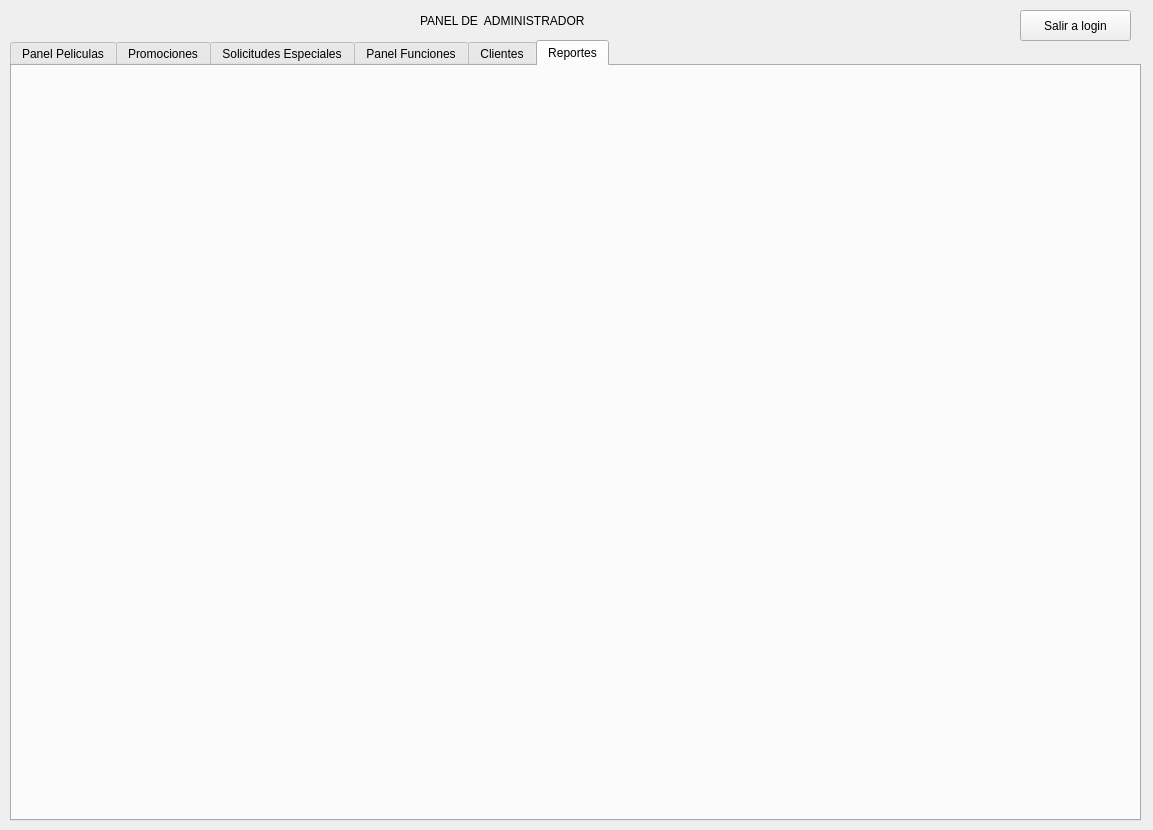
<?xml version="1.0" encoding="UTF-8"?>
<ui version="4.0">
 <class>Dialog</class>
 <widget class="QDialog" name="Dialog">
  <property name="geometry">
   <rect>
    <x>0</x>
    <y>0</y>
    <width>1153</width>
    <height>830</height>
   </rect>
  </property>
  <property name="windowTitle">
   <string>Dialog</string>
  </property>
  <widget class="QLabel" name="label">
   <property name="geometry">
    <rect>
     <x>420</x>
     <y>-10</y>
     <width>201</width>
     <height>61</height>
    </rect>
   </property>
   <property name="text">
    <string>PANEL DE  ADMINISTRADOR</string>
   </property>
  </widget>
  <widget class="QTabWidget" name="tabWidget">
   <property name="geometry">
    <rect>
     <x>10</x>
     <y>40</y>
     <width>1131</width>
     <height>781</height>
    </rect>
   </property>
   <property name="currentIndex">
    <number>5</number>
   </property>
   <widget class="QWidget" name="tab_1">
    <attribute name="title">
     <string>Panel Peliculas</string>
    </attribute>
    <widget class="QPushButton" name="botonEliminar">
     <property name="geometry">
      <rect>
       <x>190</x>
       <y>40</y>
       <width>141</width>
       <height>41</height>
      </rect>
     </property>
     <property name="text">
      <string>Eliminar</string>
     </property>
    </widget>
    <widget class="QTableWidget" name="tablaPeliculas">
     <property name="enabled">
      <bool>true</bool>
     </property>
     <property name="geometry">
      <rect>
       <x>30</x>
       <y>90</y>
       <width>1071</width>
       <height>401</height>
      </rect>
     </property>
     <property name="editTriggers">
      <set>QAbstractItemView::EditTrigger::NoEditTriggers</set>
     </property>
     <property name="dragDropOverwriteMode">
      <bool>true</bool>
     </property>
     <property name="supportedDragActions">
      <set>Qt::DropAction::CopyAction|Qt::DropAction::MoveAction</set>
     </property>
     <column>
      <property name="text">
       <string>Codigo</string>
      </property>
     </column>
     <column>
      <property name="text">
       <string>Titulo</string>
      </property>
     </column>
     <column>
      <property name="text">
       <string>Genero</string>
      </property>
     </column>
     <column>
      <property name="text">
       <string>Duracion</string>
      </property>
     </column>
     <column>
      <property name="text">
       <string>Clasificacion</string>
      </property>
     </column>
     <column>
      <property name="text">
       <string>Idioma</string>
      </property>
     </column>
     <column>
      <property name="text">
       <string>Fecha de estreno</string>
      </property>
     </column>
     <column>
      <property name="text">
       <string>Fecha fin de cartelera</string>
      </property>
     </column>
    </widget>
    <widget class="QPushButton" name="botonAgregar">
     <property name="geometry">
      <rect>
       <x>30</x>
       <y>40</y>
       <width>141</width>
       <height>41</height>
      </rect>
     </property>
     <property name="text">
      <string>Agregar Pelicula</string>
     </property>
    </widget>
    <widget class="QPushButton" name="botonCargarJSON">
     <property name="geometry">
      <rect>
       <x>960</x>
       <y>40</y>
       <width>141</width>
       <height>41</height>
      </rect>
     </property>
     <property name="text">
      <string>Cargar Peliculas</string>
     </property>
    </widget>
    <widget class="QListView" name="listaPeliculasPorSalirDeCartelera">
     <property name="geometry">
      <rect>
       <x>30</x>
       <y>560</y>
       <width>441</width>
       <height>151</height>
      </rect>
     </property>
    </widget>
    <widget class="QLabel" name="label_63">
     <property name="geometry">
      <rect>
       <x>40</x>
       <y>530</y>
       <width>221</width>
       <height>21</height>
      </rect>
     </property>
     <property name="text">
      <string>PELICULAS PROXIMAS A SALIR</string>
     </property>
    </widget>
    <widget class="QTextEdit" name="textoOrdenamientos">
     <property name="geometry">
      <rect>
       <x>650</x>
       <y>560</y>
       <width>451</width>
       <height>151</height>
      </rect>
     </property>
    </widget>
    <widget class="QPushButton" name="botonBSTInorder">
     <property name="geometry">
      <rect>
       <x>650</x>
       <y>530</y>
       <width>121</width>
       <height>21</height>
      </rect>
     </property>
     <property name="text">
      <string>Inorder</string>
     </property>
    </widget>
    <widget class="QPushButton" name="botonBSTPreorder">
     <property name="geometry">
      <rect>
       <x>820</x>
       <y>530</y>
       <width>121</width>
       <height>21</height>
      </rect>
     </property>
     <property name="text">
      <string>Preorder</string>
     </property>
    </widget>
    <widget class="QPushButton" name="botonBSTPostorder">
     <property name="geometry">
      <rect>
       <x>980</x>
       <y>530</y>
       <width>121</width>
       <height>21</height>
      </rect>
     </property>
     <property name="text">
      <string>Postorder</string>
     </property>
    </widget>
   </widget>
   <widget class="QWidget" name="tab_3">
    <attribute name="title">
     <string>Promociones</string>
    </attribute>
    <widget class="QPushButton" name="botonAgregarPromocion">
     <property name="geometry">
      <rect>
       <x>50</x>
       <y>70</y>
       <width>141</width>
       <height>41</height>
      </rect>
     </property>
     <property name="text">
      <string>Agreagar Promocion</string>
     </property>
    </widget>
    <widget class="QPushButton" name="botonAgregarBeneficio">
     <property name="geometry">
      <rect>
       <x>950</x>
       <y>70</y>
       <width>141</width>
       <height>41</height>
      </rect>
     </property>
     <property name="text">
      <string>Agreagar beneficio</string>
     </property>
    </widget>
    <widget class="QTreeWidget" name="treeWidgetPromociones">
     <property name="geometry">
      <rect>
       <x>30</x>
       <y>150</y>
       <width>1061</width>
       <height>531</height>
      </rect>
     </property>
     <column>
      <property name="text">
       <string>ARBOL DE PROMOCIONES Y BENEFICIOS</string>
      </property>
     </column>
    </widget>
   </widget>
   <widget class="QWidget" name="tab">
    <attribute name="title">
     <string>Solicitudes Especiales</string>
    </attribute>
    <widget class="QLabel" name="label_2">
     <property name="geometry">
      <rect>
       <x>360</x>
       <y>10</y>
       <width>311</width>
       <height>61</height>
      </rect>
     </property>
     <property name="font">
      <font>
       <pointsize>16</pointsize>
      </font>
     </property>
     <property name="text">
      <string>SOLICITUDES ESPECIALES</string>
     </property>
    </widget>
    <widget class="QTableWidget" name="tableWidget">
     <property name="geometry">
      <rect>
       <x>40</x>
       <y>130</y>
       <width>441</width>
       <height>521</height>
      </rect>
     </property>
     <row>
      <property name="text">
       <string>B</string>
      </property>
     </row>
     <column>
      <property name="text">
       <string>A</string>
      </property>
     </column>
    </widget>
    <widget class="QLineEdit" name="textoClienteSolicitud">
     <property name="geometry">
      <rect>
       <x>590</x>
       <y>160</y>
       <width>471</width>
       <height>31</height>
      </rect>
     </property>
    </widget>
    <widget class="QLabel" name="label_14">
     <property name="geometry">
      <rect>
       <x>590</x>
       <y>140</y>
       <width>121</width>
       <height>16</height>
      </rect>
     </property>
     <property name="text">
      <string>Nombre del Cliente</string>
     </property>
    </widget>
    <widget class="QPushButton" name="botonCrearSolicitud">
     <property name="geometry">
      <rect>
       <x>760</x>
       <y>460</y>
       <width>141</width>
       <height>41</height>
      </rect>
     </property>
     <property name="text">
      <string>Crear Solicitud</string>
     </property>
    </widget>
    <widget class="QLabel" name="label_16">
     <property name="geometry">
      <rect>
       <x>720</x>
       <y>70</y>
       <width>311</width>
       <height>61</height>
      </rect>
     </property>
     <property name="font">
      <font>
       <pointsize>14</pointsize>
      </font>
     </property>
     <property name="text">
      <string>CREAR SOLICITUD (Cliente)</string>
     </property>
    </widget>
    <widget class="QLineEdit" name="textoTelefonoSolicitud">
     <property name="geometry">
      <rect>
       <x>590</x>
       <y>220</y>
       <width>471</width>
       <height>31</height>
      </rect>
     </property>
     <property name="text">
      <string/>
     </property>
    </widget>
    <widget class="QLabel" name="label_17">
     <property name="geometry">
      <rect>
       <x>590</x>
       <y>200</y>
       <width>121</width>
       <height>16</height>
      </rect>
     </property>
     <property name="text">
      <string>Numero de Contacto</string>
     </property>
    </widget>
    <widget class="QLabel" name="label_18">
     <property name="geometry">
      <rect>
       <x>590</x>
       <y>260</y>
       <width>121</width>
       <height>16</height>
      </rect>
     </property>
     <property name="text">
      <string>Tipo de Solicitud</string>
     </property>
    </widget>
    <widget class="QComboBox" name="comboBoxTipoSolicitud">
     <property name="geometry">
      <rect>
       <x>590</x>
       <y>280</y>
       <width>471</width>
       <height>31</height>
      </rect>
     </property>
     <item>
      <property name="text">
       <string>Cumpleanios</string>
      </property>
     </item>
     <item>
      <property name="text">
       <string>Aniversario</string>
      </property>
     </item>
     <item>
      <property name="text">
       <string>Requerimiento especial</string>
      </property>
     </item>
     <item>
      <property name="text">
       <string>Queja</string>
      </property>
     </item>
     <item>
      <property name="text">
       <string>Sugerencia</string>
      </property>
     </item>
    </widget>
    <widget class="QLabel" name="label_19">
     <property name="geometry">
      <rect>
       <x>160</x>
       <y>50</y>
       <width>311</width>
       <height>61</height>
      </rect>
     </property>
     <property name="font">
      <font>
       <pointsize>14</pointsize>
      </font>
     </property>
     <property name="text">
      <string>SOLICITUDES</string>
     </property>
    </widget>
    <widget class="QLineEdit" name="textoDescripcionSolicitud">
     <property name="geometry">
      <rect>
       <x>590</x>
       <y>340</y>
       <width>471</width>
       <height>51</height>
      </rect>
     </property>
     <property name="text">
      <string/>
     </property>
    </widget>
    <widget class="QLabel" name="label_44">
     <property name="geometry">
      <rect>
       <x>590</x>
       <y>320</y>
       <width>121</width>
       <height>16</height>
      </rect>
     </property>
     <property name="text">
      <string>Descripcion</string>
     </property>
    </widget>
   </widget>
   <widget class="QWidget" name="tab_2">
    <attribute name="title">
     <string>Panel Funciones</string>
    </attribute>
    <widget class="QPushButton" name="botonCrearFuncion">
     <property name="geometry">
      <rect>
       <x>190</x>
       <y>510</y>
       <width>141</width>
       <height>41</height>
      </rect>
     </property>
     <property name="text">
      <string>Crear Funcion</string>
     </property>
    </widget>
    <widget class="QTableWidget" name="tablaFuncion">
     <property name="geometry">
      <rect>
       <x>570</x>
       <y>390</y>
       <width>511</width>
       <height>321</height>
      </rect>
     </property>
     <row>
      <property name="text">
       <string>B</string>
      </property>
     </row>
     <column>
      <property name="text">
       <string>A</string>
      </property>
     </column>
    </widget>
    <widget class="QLineEdit" name="textoFilas">
     <property name="geometry">
      <rect>
       <x>60</x>
       <y>190</y>
       <width>401</width>
       <height>31</height>
      </rect>
     </property>
    </widget>
    <widget class="QLabel" name="label_3">
     <property name="geometry">
      <rect>
       <x>60</x>
       <y>170</y>
       <width>49</width>
       <height>16</height>
      </rect>
     </property>
     <property name="text">
      <string>Filas</string>
     </property>
    </widget>
    <widget class="QLabel" name="label_4">
     <property name="geometry">
      <rect>
       <x>60</x>
       <y>230</y>
       <width>71</width>
       <height>16</height>
      </rect>
     </property>
     <property name="text">
      <string>Columnas</string>
     </property>
    </widget>
    <widget class="QLineEdit" name="textoColumnas">
     <property name="geometry">
      <rect>
       <x>60</x>
       <y>250</y>
       <width>401</width>
       <height>31</height>
      </rect>
     </property>
    </widget>
    <widget class="QLabel" name="label_10">
     <property name="geometry">
      <rect>
       <x>60</x>
       <y>430</y>
       <width>71</width>
       <height>16</height>
      </rect>
     </property>
     <property name="text">
      <string>Sala</string>
     </property>
    </widget>
    <widget class="QComboBox" name="comboBoxSala">
     <property name="geometry">
      <rect>
       <x>60</x>
       <y>450</y>
       <width>401</width>
       <height>41</height>
      </rect>
     </property>
     <item>
      <property name="text">
       <string>Sala 1</string>
      </property>
     </item>
     <item>
      <property name="text">
       <string>Sala 2</string>
      </property>
     </item>
     <item>
      <property name="text">
       <string>Sala 3</string>
      </property>
     </item>
     <item>
      <property name="text">
       <string>Sala 4</string>
      </property>
     </item>
     <item>
      <property name="text">
       <string>Sala 5</string>
      </property>
     </item>
     <item>
      <property name="text">
       <string>Sala 6</string>
      </property>
     </item>
     <item>
      <property name="text">
       <string>Sala 7</string>
      </property>
     </item>
     <item>
      <property name="text">
       <string>Sala 8</string>
      </property>
     </item>
     <item>
      <property name="text">
       <string>Sala 9</string>
      </property>
     </item>
     <item>
      <property name="text">
       <string>Sala 10</string>
      </property>
     </item>
    </widget>
    <widget class="QLineEdit" name="textoCodigoPelicula">
     <property name="geometry">
      <rect>
       <x>60</x>
       <y>320</y>
       <width>401</width>
       <height>31</height>
      </rect>
     </property>
     <property name="text">
      <string/>
     </property>
    </widget>
    <widget class="QLabel" name="label_5">
     <property name="geometry">
      <rect>
       <x>60</x>
       <y>300</y>
       <width>121</width>
       <height>16</height>
      </rect>
     </property>
     <property name="text">
      <string>Pelicula (Codigo)</string>
     </property>
    </widget>
    <widget class="QTimeEdit" name="tiempoHorarioFuncion">
     <property name="geometry">
      <rect>
       <x>60</x>
       <y>380</y>
       <width>401</width>
       <height>41</height>
      </rect>
     </property>
     <property name="displayFormat">
      <string>hh:mm AP</string>
     </property>
     <property name="timeSpec">
      <enum>Qt::TimeSpec::UTC</enum>
     </property>
    </widget>
    <widget class="QLabel" name="label_6">
     <property name="geometry">
      <rect>
       <x>60</x>
       <y>360</y>
       <width>121</width>
       <height>16</height>
      </rect>
     </property>
     <property name="text">
      <string>Horario</string>
     </property>
    </widget>
    <widget class="QTableWidget" name="tablaFunciones">
     <property name="geometry">
      <rect>
       <x>570</x>
       <y>40</y>
       <width>511</width>
       <height>291</height>
      </rect>
     </property>
     <column>
      <property name="text">
       <string>Codigo</string>
      </property>
     </column>
     <column>
      <property name="text">
       <string>Pelicula</string>
      </property>
     </column>
     <column>
      <property name="text">
       <string>Horario</string>
      </property>
     </column>
     <column>
      <property name="text">
       <string>Sala</string>
      </property>
     </column>
     <column>
      <property name="text">
       <string>Filas</string>
      </property>
     </column>
     <column>
      <property name="text">
       <string>Columnas</string>
      </property>
     </column>
    </widget>
    <widget class="QLabel" name="label_24">
     <property name="geometry">
      <rect>
       <x>180</x>
       <y>30</y>
       <width>221</width>
       <height>61</height>
      </rect>
     </property>
     <property name="font">
      <font>
       <pointsize>14</pointsize>
      </font>
     </property>
     <property name="text">
      <string>AGREGAR FUNCION</string>
     </property>
    </widget>
    <widget class="QLabel" name="label_25">
     <property name="geometry">
      <rect>
       <x>570</x>
       <y>0</y>
       <width>201</width>
       <height>41</height>
      </rect>
     </property>
     <property name="font">
      <font>
       <pointsize>12</pointsize>
      </font>
     </property>
     <property name="text">
      <string>Funciones Disponibles</string>
     </property>
    </widget>
    <widget class="QLabel" name="label_26">
     <property name="geometry">
      <rect>
       <x>570</x>
       <y>340</y>
       <width>171</width>
       <height>41</height>
      </rect>
     </property>
     <property name="font">
      <font>
       <pointsize>12</pointsize>
      </font>
     </property>
     <property name="text">
      <string>Visualizar Sala</string>
     </property>
    </widget>
    <widget class="QLineEdit" name="textCodigoFuncion">
     <property name="geometry">
      <rect>
       <x>60</x>
       <y>120</y>
       <width>401</width>
       <height>31</height>
      </rect>
     </property>
     <property name="text">
      <string/>
     </property>
    </widget>
    <widget class="QLabel" name="label_41">
     <property name="geometry">
      <rect>
       <x>60</x>
       <y>100</y>
       <width>131</width>
       <height>16</height>
      </rect>
     </property>
     <property name="text">
      <string>Codigo de la funcion</string>
     </property>
    </widget>
    <widget class="QPushButton" name="botonRecorridoAVLInorder">
     <property name="geometry">
      <rect>
       <x>50</x>
       <y>580</y>
       <width>91</width>
       <height>21</height>
      </rect>
     </property>
     <property name="text">
      <string>Inorder</string>
     </property>
    </widget>
    <widget class="QPushButton" name="botonRecorridoAVLPostorder">
     <property name="geometry">
      <rect>
       <x>380</x>
       <y>580</y>
       <width>91</width>
       <height>21</height>
      </rect>
     </property>
     <property name="text">
      <string> Postorder</string>
     </property>
    </widget>
    <widget class="QPushButton" name="botonRecorridoAVLPreorder">
     <property name="geometry">
      <rect>
       <x>210</x>
       <y>580</y>
       <width>111</width>
       <height>21</height>
      </rect>
     </property>
     <property name="text">
      <string> Preorder</string>
     </property>
    </widget>
    <widget class="QTextEdit" name="textoOrdenamientos_2">
     <property name="geometry">
      <rect>
       <x>50</x>
       <y>610</y>
       <width>421</width>
       <height>101</height>
      </rect>
     </property>
    </widget>
   </widget>
   <widget class="QWidget" name="tab_5">
    <attribute name="title">
     <string>Clientes</string>
    </attribute>
    <widget class="QLabel" name="label_42">
     <property name="geometry">
      <rect>
       <x>150</x>
       <y>30</y>
       <width>291</width>
       <height>61</height>
      </rect>
     </property>
     <property name="font">
      <font>
       <pointsize>14</pointsize>
      </font>
     </property>
     <property name="text">
      <string>AGREGAR CLIENTE</string>
     </property>
    </widget>
    <widget class="QPushButton" name="botonAgregarCliente">
     <property name="geometry">
      <rect>
       <x>170</x>
       <y>570</y>
       <width>141</width>
       <height>41</height>
      </rect>
     </property>
     <property name="text">
      <string>Agregar Cliente</string>
     </property>
    </widget>
    <widget class="QLabel" name="label_64">
     <property name="geometry">
      <rect>
       <x>50</x>
       <y>120</y>
       <width>131</width>
       <height>16</height>
      </rect>
     </property>
     <property name="text">
      <string>ID del Cliente</string>
     </property>
    </widget>
    <widget class="QLabel" name="label_65">
     <property name="geometry">
      <rect>
       <x>50</x>
       <y>290</y>
       <width>101</width>
       <height>16</height>
      </rect>
     </property>
     <property name="text">
      <string>Correo del Cliente</string>
     </property>
    </widget>
    <widget class="QLineEdit" name="textoNombreCliente">
     <property name="geometry">
      <rect>
       <x>50</x>
       <y>230</y>
       <width>401</width>
       <height>31</height>
      </rect>
     </property>
    </widget>
    <widget class="QLineEdit" name="textoIDCliente">
     <property name="geometry">
      <rect>
       <x>50</x>
       <y>140</y>
       <width>401</width>
       <height>31</height>
      </rect>
     </property>
     <property name="text">
      <string/>
     </property>
    </widget>
    <widget class="QLabel" name="label_66">
     <property name="geometry">
      <rect>
       <x>50</x>
       <y>210</y>
       <width>111</width>
       <height>16</height>
      </rect>
     </property>
     <property name="text">
      <string>Nombre del Cliente</string>
     </property>
    </widget>
    <widget class="QLabel" name="label_67">
     <property name="geometry">
      <rect>
       <x>50</x>
       <y>460</y>
       <width>121</width>
       <height>16</height>
      </rect>
     </property>
     <property name="text">
      <string>Contrasenia</string>
     </property>
    </widget>
    <widget class="QLineEdit" name="textoCorreoCliente">
     <property name="geometry">
      <rect>
       <x>50</x>
       <y>310</y>
       <width>401</width>
       <height>31</height>
      </rect>
     </property>
    </widget>
    <widget class="QLabel" name="label_68">
     <property name="geometry">
      <rect>
       <x>50</x>
       <y>380</y>
       <width>121</width>
       <height>16</height>
      </rect>
     </property>
     <property name="text">
      <string>Telefono</string>
     </property>
    </widget>
    <widget class="QLineEdit" name="textoTelefonoCliente">
     <property name="geometry">
      <rect>
       <x>50</x>
       <y>400</y>
       <width>401</width>
       <height>31</height>
      </rect>
     </property>
     <property name="text">
      <string/>
     </property>
    </widget>
    <widget class="QLineEdit" name="textoContraCliente">
     <property name="geometry">
      <rect>
       <x>50</x>
       <y>480</y>
       <width>401</width>
       <height>31</height>
      </rect>
     </property>
     <property name="text">
      <string/>
     </property>
    </widget>
    <widget class="QTableWidget" name="tablaClientes">
     <property name="geometry">
      <rect>
       <x>590</x>
       <y>90</y>
       <width>491</width>
       <height>541</height>
      </rect>
     </property>
    </widget>
    <widget class="QLabel" name="label_69">
     <property name="geometry">
      <rect>
       <x>590</x>
       <y>20</y>
       <width>291</width>
       <height>61</height>
      </rect>
     </property>
     <property name="font">
      <font>
       <pointsize>14</pointsize>
      </font>
     </property>
     <property name="text">
      <string>CLIENTES REGISTRADOS</string>
     </property>
    </widget>
    <widget class="QPushButton" name="botonCargarClientes">
     <property name="geometry">
      <rect>
       <x>590</x>
       <y>650</y>
       <width>141</width>
       <height>41</height>
      </rect>
     </property>
     <property name="text">
      <string>Cargar clientes</string>
     </property>
    </widget>
   </widget>
   <widget class="QWidget" name="tab_4">
    <attribute name="title">
     <string>Reportes</string>
    </attribute>
   </widget>
  </widget>
  <widget class="QPushButton" name="botonSalir">
   <property name="geometry">
    <rect>
     <x>1020</x>
     <y>10</y>
     <width>111</width>
     <height>31</height>
    </rect>
   </property>
   <property name="text">
    <string>Salir a login</string>
   </property>
  </widget>
 </widget>
 <resources/>
 <connections/>
</ui>
